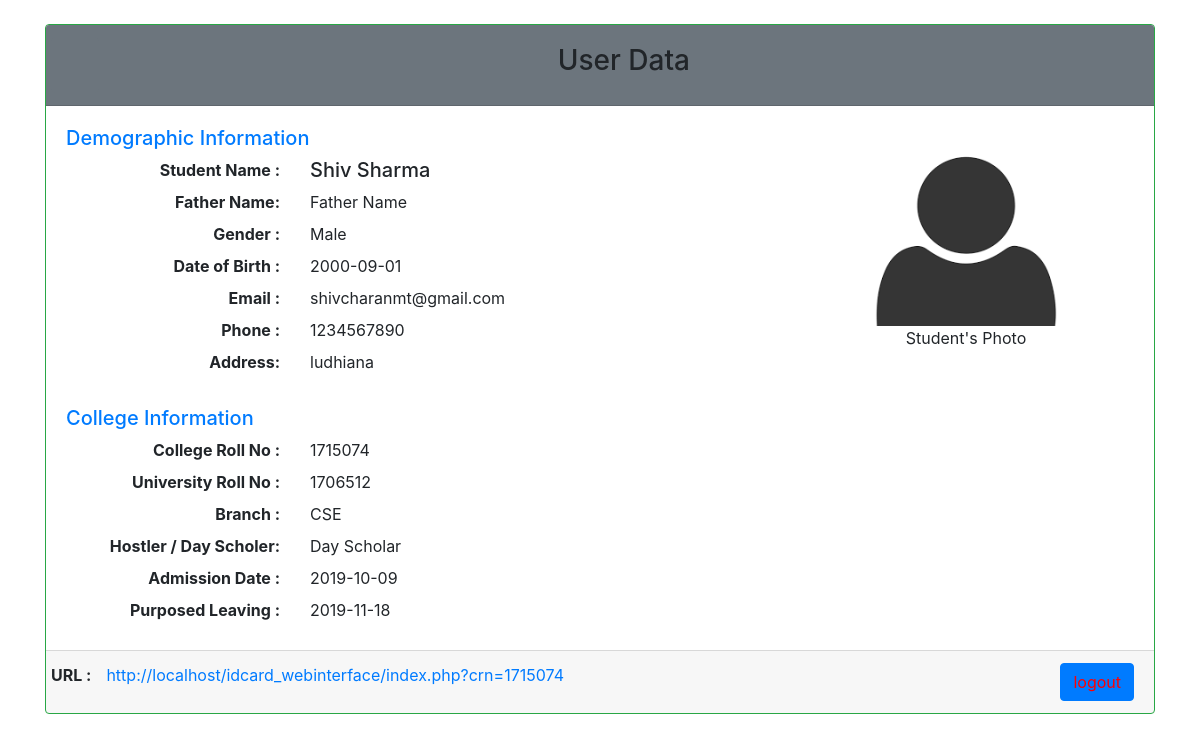
The app's page /index.php?crn=1715074 (signed in) with its own data.
### tables this page shows
CREATE TABLE `students` (
  `id` int(11) NOT NULL AUTO_INCREMENT COMMENT 'identifier of student',
  `fname` varchar(255) NOT NULL COMMENT 'first name',
  `lname` varchar(255) NOT NULL COMMENT 'last name',
  `collegeRollNumber` int(16) NOT NULL COMMENT 'college roll number',
  `uniRollNumber` int(16) NOT NULL COMMENT 'university roll number',
  `address` varchar(512) DEFAULT NULL COMMENT 'address of student',
  `mobileNo` int(10) DEFAULT NULL COMMENT 'mobile number of student',
  `admissionDate` date DEFAULT NULL COMMENT 'admission date of student',
  `leavingDate` date DEFAULT NULL COMMENT 'purposed leaving date of student',
  `qrUrl` varchar(255) DEFAULT NULL COMMENT 'Url for QR code of information of student',
  `branch` varchar(255) NOT NULL COMMENT 'branch of student',
  `email` varchar(255) DEFAULT NULL COMMENT 'email of student',
  `image` longtext DEFAULT NULL COMMENT 'path to image',
  `gender` varchar(6) NOT NULL,
  `dob` date NOT NULL,
  `dayScholar` tinyint(1) DEFAULT 1,
  `fatherName` varchar(255) NOT NULL,
  PRIMARY KEY (`id`)
);

### database_functions.php (called while the page is built, shortened)
<?php
function getDatabaseConnection() {
	include('config/database.php');
	$db = new mysqli($db_config['hostname'], $db_config['username'], $db_config['password'], $db_config['database']);
	return $db;
}
function getUserData($crn) {
	$db = getDatabaseConnection();
	$sql ='SELECT * FROM students WHERE collegeRollNumber=' . $crn;
	$result = $db->query($sql);
	if ($result->num_rows > 0) {
		$row = $result->fetch_assoc();
	}else {
		return;
	}
	return $row;
}
?>

### config/config.php (called while the page is built)
<?php
$config = array();
$config['students_image_dir'] = 'students_data/images/';
?>

### display_user_data.php (the view)
<?php
function displayUserData($user_data) {
        include('config/config.php');
?>
<div class="card-body row">
  <div class="col-md-8">
    <h5 class="text-primary">Demographic Information</h5>
    <div class="row">
      <label class="col-4 text-right font-weight-bold font-weight-bold">Student Name :</label>
      <div class="col-8">
        <h5><?php echo ucfirst(strtolower($user_data['fname'])) . " " . ucfirst(strtolower($user_data['lname']));?></h5>
      </div>
    </div>
    <div class="row">
      <label class="col-4 text-right font-weight-bold">Father Name:</label>
      <div class="col-8">
        <div><?php echo $user_data['fatherName'];?></div>
      </div>
    </div>
    <div class="row">
      <label class="col-4 text-right font-weight-bold">Gender :</label>
      <div class="col-8">
        <div><?php echo ucfirst(strtolower($user_data['gender']));?></div>
      </div>
    </div>
    <div class="row">
      <label class="col-4 text-right font-weight-bold">Date of Birth :</label>
      <div class="col-8">
        <div><?php echo $user_data['dob'];?></div>
      </div>
    </div>
    <div class="row">
      <label class="col-4 text-right font-weight-bold">Email :</label>
      <div class="col-8">
        <div><?php echo $user_data['email'];?></div>
      </div>
    </div>
    <div class="row">
      <label class="col-4 text-right font-weight-bold">Phone :</label>
      <div class="col-8">
        <div><?php echo $user_data['mobileNo'];?></div>
      </div>
    </div>
    <div class="row">
      <label class="col-4 text-right font-weight-bold">Address:</label>
      <div class="col-8">
                <div><?php echo $user_data['address'];?></div>
      </div>
    </div>
    <br><h5 class="text-primary">College Information</h5>
    <div class="row">
      <label class="col-4 text-right font-weight-bold">College Roll No :</label>
      <div class="col-8">
        <div><?php echo $user_data['collegeRollNumber'];?></div>
      </div>
    </div>
    <div class="row">
      <label class="col-4 text-right font-weight-bold">University Roll No :</label>
      <div class="col-8">
        <div><?php echo $user_data['uniRollNumber'];?></div>
      </div>
    </div>
    <div class="row">
      <label class="col-4 text-right font-weight-bold">Branch :</label>
      <div class="col-8">
        <div><?php echo $user_data['branch'];?></div>
      </div>
    </div>
    <div class="row">
      <label class="col-4 text-right font-weight-bold">Hostler / Day Scholer:</label>
      <div class="col-8">
        <div><?php if($user_data['dayScholar']){echo 'Day Scholar';}else{echo 'Hostler';};?></div>
      </div>
    </div>
    <div class="row">
      <label class="col-4 text-right font-weight-bold">Admission Date :</label>
      <div class="col-8">
        <div><?php echo $user_data['admissionDate'];?></div>
      </div>
    </div>
    <div class="row">
      <label class="col-4 text-right font-weight-bold">Purposed Leaving :</label>
      <div class="col-8">
        <div><?php echo $user_data['leavingDate'];?></div>
      </div>
    </div>
  </div>
  <div class="col-md-4">
    <div class="text-center">
      <img src = <?php echo $config['students_image_dir'] . $user_data['image'] ;?> width=200 class="pic">
      <br>Student's Photo
    </div>
  </div>
</div>
<div class="card-footer">
  <div class="row">
    <label class="col-0 text-right font-weight-bold">URL :</label>
    <div class="col-6">
      <a href="<?php echo $user_data['qrUrl'];?>"><?php echo $user_data['qrUrl'];?></a>
    </div>
    <div class="col text-right">
      <button class="btn btn-primary"><a href="index.php?logout='1'" style="color: red;">logout</a></button>
    </div>
  </div>
</div>
<?php }?>

### index.php (shortened to what this page needs)
<!DOCTYPE html>
<html>
<head>
    <link rel="stylesheet" href="fontawesome/css/all.css">
    <link rel="stylesheet" href="bootstrap/bootstrap.min.css">
</head>
<body>
<div class="container">
    <?php if (isset($_SESSION['username'])) { ?>
        <div class="card border-success mt-4">
          <div class="card-header bg-secondary">
            <div class="row">
              <a class="btn btn-large btn-secondary" href="index.php"><h3><i class="fas fa-home"></i></h3></a>
              <h3 class="text-center col align-self-center">User Data</h3>
            </div>
          </div>
          <?php if (isset($_GET['crn'])) {
              include('database_functions.php');
              include('display_user_data.php');
              $user_data = getUserData($_GET['crn']);
              if ($user_data) {
                  displayUserData($user_data);
              }else {
                  echo '<div class="alert alert-warning"><strong>Invalid Roll No!</strong> Either user data doesn\'t exists or you don\'t have enough permissions. </div>';
                  include('crn_input_form.php');
              }
          }else {
	      include('crn_input_form.php'); ?>
              <div class="card-footer text-right">
                <button class="btn btn-primary"><a href="index.php?logout=1" style="color: red;">logout</a></button>
              </div>
          <?php } ?>
        </div>
    <?php } ?>
</div>
</body>
</html>

### records on screen
students: fname "Shiv", lname "Sharma", fatherName "Father Name", gender "Male", dob "2000-09-01", email "shivcharanmt@gmail.com", mobileNo "1234567890", address "ludhiana", collegeRollNumber "1715074", uniRollNumber "1706512", branch "CSE", admissionDate "2019-10-09", leavingDate "2019-11-18", image (picture), qrUrl "http://localhost/idcard_webinterface/index.php?crn=1715074"
